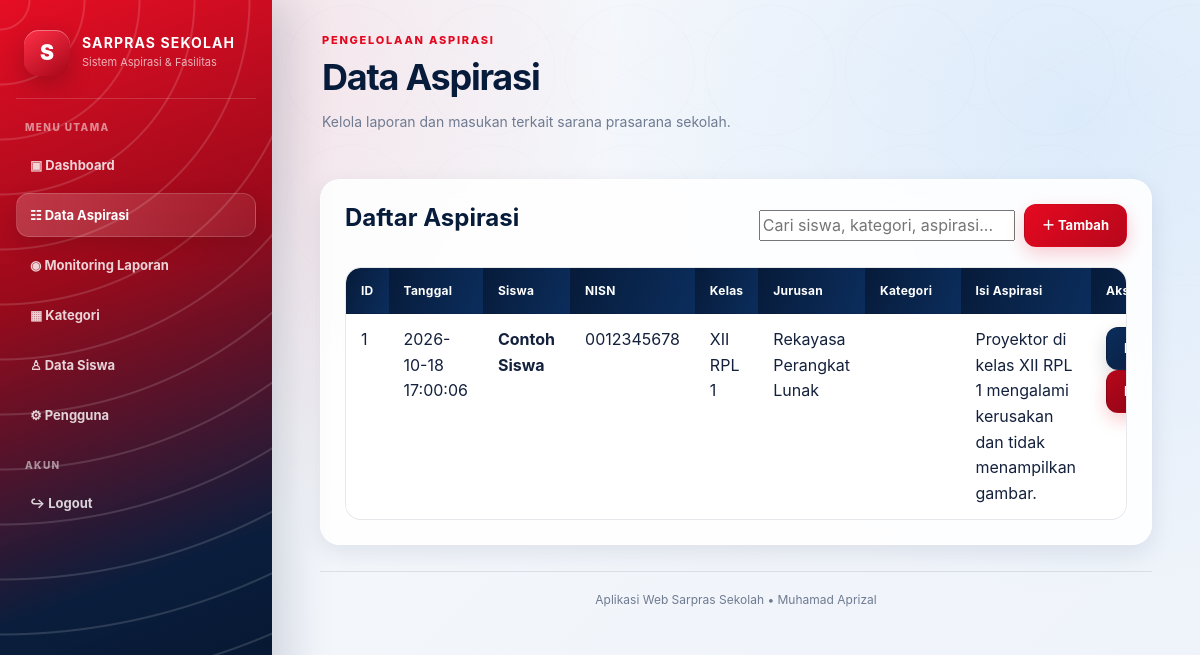
Screenshot of /tampil.php (signed in) with the database file from the repository.
### tables this page shows
CREATE TABLE `id_aspirasi` (
    `id_aspirasi` INT AUTO_INCREMENT PRIMARY KEY,
    `tanggal` DATETIME NOT NULL,
    `id_siswa` INT NOT NULL,
    `kategori` VARCHAR(100) NOT NULL,
    `isi_aspirasi` TEXT NOT NULL,
    `status` ENUM('Menunggu','Diproses','Selesai','Ditolak') NOT NULL DEFAULT 'Menunggu',
    CONSTRAINT `fk_aspirasi_siswa`
        FOREIGN KEY (`id_siswa`) REFERENCES `siswa`(`id_siswa`)
        ON UPDATE CASCADE ON DELETE CASCADE,
    INDEX (`id_siswa`),
    INDEX (`status`)
);

CREATE TABLE `siswa` (
    `id_siswa` INT AUTO_INCREMENT PRIMARY KEY,
    `nisn` VARCHAR(20) NOT NULL UNIQUE,
    `nama_siswa` VARCHAR(100) NOT NULL,
    `kelas` VARCHAR(30) NOT NULL,
    `jurusan` VARCHAR(100) NOT NULL,
    `alamat` TEXT NULL,
    `password` VARCHAR(255) NOT NULL,
    `created_at` TIMESTAMP DEFAULT CURRENT_TIMESTAMP
);

### tampil.php (the view, shortened to what this page needs)
<?php include "auth.php"; include "conection.php";
$q=trim($_GET['q']??'');
$sql="SELECT a.id_aspirasi,a.tanggal,a.kategori,a.isi_aspirasi,s.nama_siswa,s.nisn,s.kelas,s.jurusan FROM id_aspirasi a JOIN siswa s ON s.id_siswa=a.id_siswa";
$sql.=" ORDER BY a.id_aspirasi DESC"; $result=$conn->query($sql);
?>
<!doctype html><html lang="id"><head><link rel="stylesheet" href="./data.css?v=spiderman2026"></head><body><div class="app"><?php include "header.php";?>
<div class="topbar"><div><p class="eyebrow">PENGELOLAAN ASPIRASI</p><h1>Data Aspirasi</h1><p class="subtitle">Kelola laporan dan masukan terkait sarana prasarana sekolah.</p></div></div>
<div class="card"><div class="card-head"><h2>Daftar Aspirasi</h2><div class="toolbar"><form><input class="input-search" name="q" value="<?=htmlspecialchars($q)?>" placeholder="Cari siswa, kategori, aspirasi..."></form><a class="btn btn-primary" href="tambah.php">＋ Tambah</a></div></div>
<div class="table-wrap"><table><thead><tr><th>ID</th><th>Tanggal</th><th>Siswa</th><th>NISN</th><th>Kelas</th><th>Jurusan</th><th>Kategori</th><th>Isi Aspirasi</th><th>Aksi</th></tr></thead><tbody>
<?php if($result && $result->num_rows): while($r=$result->fetch_assoc()): ?><tr><td><?=$r['id_aspirasi']?></td><td><?=htmlspecialchars($r['tanggal'])?></td><td><b><?=htmlspecialchars($r['nama_siswa'])?></b></td><td><?=htmlspecialchars($r['nisn'])?></td><td><?=htmlspecialchars($r['kelas'])?></td><td><?=htmlspecialchars($r['jurusan'])?></td><td><span class="badge"><?=htmlspecialchars($r['kategori'])?></span></td><td><?=nl2br(htmlspecialchars($r['isi_aspirasi']))?></td><td><a class="btn-edit" href="edit.php?id=<?=$r['id_aspirasi']?>">Edit</a><a class="btn-hapus" href="hapus.php?id=<?=$r['id_aspirasi']?>" onclick="return confirm('Hapus data ini?')">Hapus</a></td></tr><?php endwhile; else: ?><tr><td colspan="9" class="empty">Data tidak ditemukan.</td></tr><?php endif;?></tbody></table></div></div>
<?php include "footer.php"; ?></div></body></html>

### data.css (style rules this page uses)
:root { --sp-red:#e50920; --sp-red-dark:#a70718; --sp-blue:#071b3a; --sp-blue-2:#0b2d5c; --sp-cyan:#1d8cff; --ink:#14213d; --muted:#6f7b91; --surface:rgba(255,255,255,.88); --surface-solid:#ffffff; --line:rgba(20,33,61,.10); --shadow:0 18px 50px rgba(7,27,58,.12); --shadow-soft:0 8px 24px rgba(7,27,58,.09); --radius:20px; --ease:cubic-bezier(.22,1,.36,1); }
*, *::before, *::after { box-sizing:border-box; }
html { scroll-behavior:smooth; }
body { margin:0; min-height:100vh; color:var(--ink); font-family:Inter,ui-sans-serif,system-ui,-apple-system,BlinkMacSystemFont,"Segoe UI",sans-serif; line-height:1.6; background: radial-gradient(circle at 15% 10%,rgba(229,9,32,.10),transparent 28rem), radial-gradient(circle at 90% 15%,rgba(29,140,255,.10),transparent 30rem), linear-gradient(135deg,#f7f9fc 0%,#eef3fa 100%); overflow-x:hidden; }
body::before { content:""; position:fixed; inset:0; z-index:-1; pointer-events:none; opacity:.34; background-image: radial-gradient(circle at center,transparent 0 4rem,rgba(7,27,58,.045) 4.05rem 4.08rem,transparent 4.12rem 7rem), linear-gradient(30deg,transparent 49.5%,rgba(7,27,58,.035) 50%,transparent 50.5%), linear-gradient(-30deg,transparent 49.5%,rgba(7,27,58,.035) 50%,transparent 50.5%); background-size:140px 140px; mask-image:linear-gradient(to bottom,black,transparent 85%); }
a { color:var(--sp-blue-2); transition:color .22s var(--ease),opacity .22s var(--ease); }
button, input, select, textarea { font:inherit; }
button, .btn, input[type="submit"] { -webkit-tap-highlight-color:transparent; }
.app { min-height:100vh; }
h1,h2,h3 { color:var(--sp-blue); line-height:1.2; margin:0 0 12px; }
h1 { font-size:clamp(25px,3vw,38px); letter-spacing:-.035em; }
h2 { font-size:clamp(19px,2vw,26px); }
p { margin-top:0; }
.eyebrow { margin:0 0 6px; color:var(--sp-red); font-size:11px; font-weight:850; letter-spacing:.16em; }
.subtitle { color:var(--muted); font-size:14px; }
.card, .panel, .form-card { background:var(--surface); border:1px solid rgba(255,255,255,.85); border-radius:var(--radius); box-shadow:var(--shadow-soft); backdrop-filter:blur(16px); }
.card, .panel { padding:24px; margin-bottom:20px; }
.card-head, .topbar { display:flex; align-items:flex-start; justify-content:space-between; gap:18px; margin-bottom:20px; }
.topbar { padding:4px 2px 12px; }
.toolbar, .actions { display:flex; align-items:center; flex-wrap:wrap; gap:9px; }
.table-wrap { width:100%; overflow:auto; border:1px solid var(--line); border-radius:16px; background:#fff; -webkit-overflow-scrolling:touch; }
table { width:100%; min-width:720px; border-collapse:separate; border-spacing:0; margin:0; }
th, td { padding:13px 15px; text-align:left; border-bottom:1px solid var(--line); vertical-align:top; }
th { position:sticky; top:0; z-index:2; color:#fff; background:linear-gradient(110deg,var(--sp-blue),var(--sp-blue-2)); font-size:12px; font-weight:750; letter-spacing:.02em; }
th:first-child { border-radius:14px 0 0 0; }
th:last-child { border-radius:0 14px 0 0; }
tbody tr { transition:background .2s var(--ease),transform .2s var(--ease); }
tbody tr:last-child td { border-bottom:0; }
.input-search { flex:1 1 240px; margin:0!important; }
.btn, button, input[type="submit"], .btn-edit, .btn-hapus { display:inline-flex; align-items:center; justify-content:center; min-height:42px; gap:7px; padding:10px 17px; border:1px solid transparent; border-radius:12px; color:#fff; background:linear-gradient(135deg,var(--sp-red),#b7071b); box-shadow:0 7px 18px rgba(229,9,32,.20); cursor:pointer; text-decoration:none; font-size:13px; font-weight:750; transition:transform .24s var(--ease),box-shadow .24s var(--ease),filter .24s var(--ease),background .24s var(--ease); }
.btn-primary { background:linear-gradient(135deg,var(--sp-red),#b7071b); }
.btn-danger, .btn-hapus { background:linear-gradient(135deg,#b7071b,#790313); }
.btn-edit { background:linear-gradient(135deg,var(--sp-blue-2),var(--sp-blue)); box-shadow:0 7px 18px rgba(7,27,58,.18); }
.badge, .status { display:inline-flex; align-items:center; justify-content:center; width:max-content; max-width:100%; padding:5px 10px; border-radius:999px; color:#fff; font-size:11px; font-weight:800; white-space:nowrap; }

### rows the page displays
id_aspirasi: id_aspirasi "1", tanggal "2026-10-18 17:00:06", id_siswa.nama_siswa "Contoh Siswa", id_siswa.nisn "0012345678", id_siswa.kelas "XII RPL 1", id_siswa.jurusan "Rekayasa Perangkat Lunak", isi_aspirasi "Proyektor di kelas XII RPL 1 mengalami kerusakan dan tidak menampilkan gambar."
